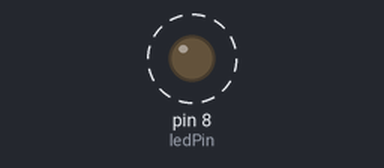
This sketch was run on a simulated Arduino Uno, built with avr-gcc and run on an emulated ATmega328P. Shown: output pins drawn as LEDs (lit = HIGH). Dashed ring = blinking. What the sketch prints to the serial monitor is not drawn.

Above: at 0.5 s.
Timing chart, 0 to 4.6 s (numbered marks = the images above):
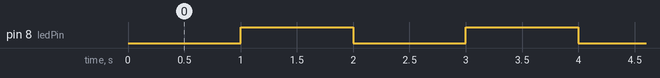

Measured:
- by itself, pin 8 (ledPin): alternates HIGH for 1.0 s and LOW for 1.0 s

The sketch:

sketch_mar30a.ino
```cpp
unsigned long tempo_anterior = 0;
const long intervalo = 1000;
bool estado = false;
const int ledPin = 8;

void setup() {
  pinMode(ledPin, OUTPUT);
  Serial.begin(115200);
}

void loop() {
  unsigned long tempo_atual = millis();

  if (tempo_atual - tempo_anterior >= intervalo) {
    tempo_anterior = tempo_atual;

    estado = !estado;
    digitalWrite(ledPin, estado);

    Serial.println("LED mudou de estado");
  }
}
```
